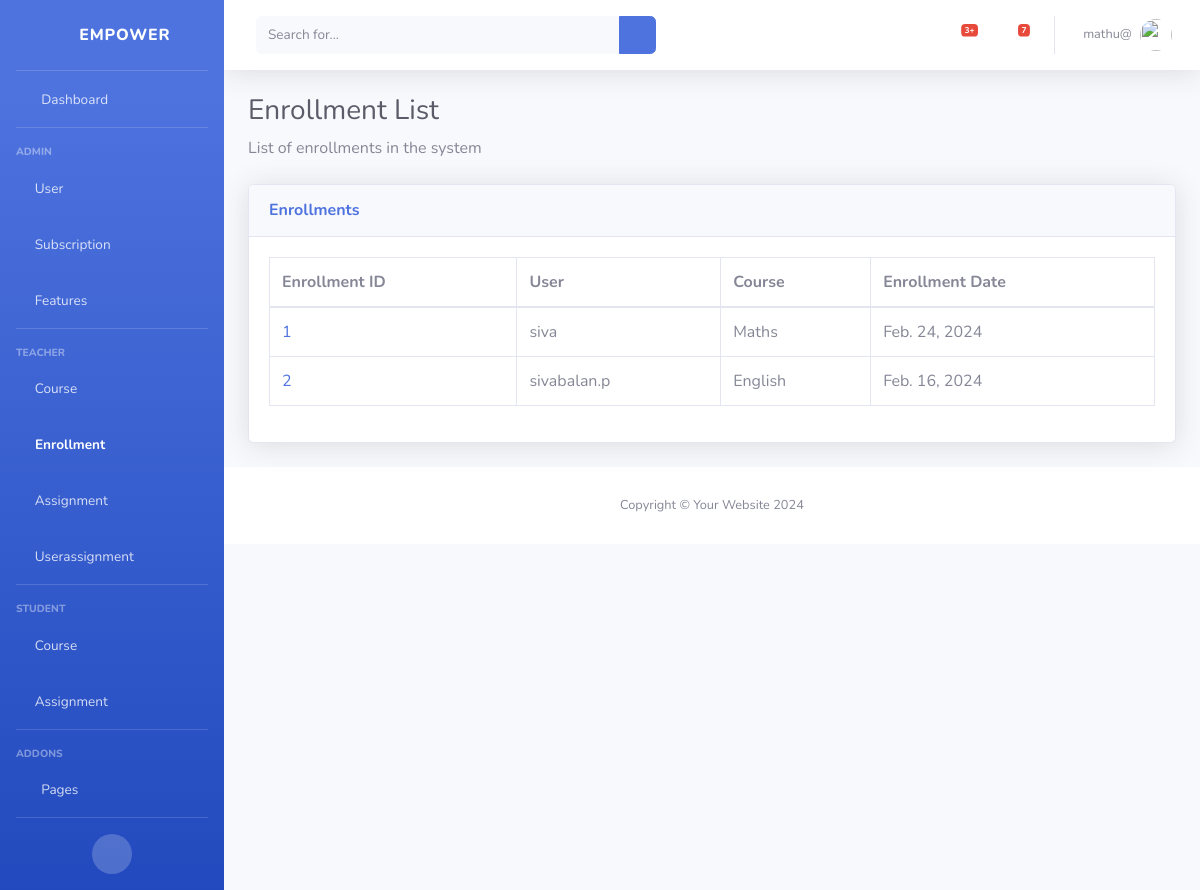
Page /enrollments/ (signed in) on the committed database.
### classRoom/models.py (models this page shows)
class Enrollment(models.Model):
    id = models.AutoField(primary_key=True)
    user = models.ForeignKey(User, on_delete=models.CASCADE)
    course = models.ForeignKey(Course, on_delete=models.CASCADE)
    enrollment_date = models.DateField()

class User(models.Model):
    TEACHER = 'teacher'
    STUDENT = 'student'
    ROLE_CHOICES = [
        (TEACHER, 'Teacher'),
        (STUDENT, 'Student'),
    ]
    user = models.OneToOneField(AuthUser, on_delete=models.CASCADE)
    role = models.CharField(max_length=50, choices=ROLE_CHOICES)

class Course(models.Model):
    id = models.AutoField(primary_key=True)
    course_name = models.CharField(max_length=100)
    course_description = models.TextField()

### classRoom/views.py (the view)
# urls.py: path('enrollments/',view_enrollments,name="view_enrollments"),
@login_required
@user_role_required('teacher')
def view_enrollments(request):
    enrollments = Enrollment.objects.all()
    return render(request, "enrollments/view_enrollments.html", {'enrollments': enrollments})

### classRoom/views.py (called while the page is built)
def user_role_required(role):
    def decorator(view_func):
        @wraps(view_func)
        def _wrapped_view(request, *args, **kwargs):
            if request.user.is_authenticated and hasattr(request.user, 'user') and request.user.user.role != role:
                return render(request, 'common/no_permission.html')
            else:
                return view_func(request, *args, **kwargs)
        return _wrapped_view
    return decorator

### classRoom/templates/enrollments/view_enrollments.html
{% extends 'base.html' %}
{% block content %}
<h1 class="h3 mb-2 text-gray-800">Enrollment List</h1>
<p class="mb-4">List of enrollments in the system</p>
<div class="card shadow mb-4">
    <div class="card-header py-3">
        <h6 class="m-0 font-weight-bold text-primary">Enrollments</h6>
    </div>
    <div class="card-body">
        <div class="table-responsive">
            <table class="table table-bordered" id="dataTable" width="100%" cellspacing="0">
                <thead>
                    <tr>
                        <th>Enrollment ID</th>
                        <th>User</th>
                        <th>Course</th>
                        <th>Enrollment Date</th>
                    </tr>
                </thead>
                <tbody>
                    {% for enrollment in enrollments %}
                        <tr>
                            <td><a href="/enrollment/{{ enrollment.id }}/">{{ enrollment.id }}</a></td>
                            <td>{{ enrollment.user.user.username }}</td>
                            <td>{{ enrollment.course.course_name }}</td>
                            <td>{{ enrollment.enrollment_date }}</td>
                        </tr>
                    {% endfor %}
                </tbody>
            </table>
        </div>
    </div>
</div>
{% endblock %}

### classRoom/templates/base.html (shortened to what this page needs)
{% load static %}
<!DOCTYPE html>
<html lang="en">
<head>
    <link rel="stylesheet" href="{% static 'vendor/fontawesome-free/css/all.min.css' %}" type="text/css">
    <link rel="stylesheet" href="{% static 'css/sb-admin-2.min.css' %}">
</head>
<body id="page-top">
    <div id="wrapper">
        <ul class="navbar-nav bg-gradient-primary sidebar sidebar-dark accordion" id="accordionSidebar">
            <a class="sidebar-brand d-flex align-items-center justify-content-center" href="{% url 'index' %}">
                <div class="sidebar-brand-icon rotate-n-15">
                    <i class="fas fa-chess-knight"></i>
                </div>
                <div class="sidebar-brand-text mx-3">Empower</div>
            </a>
            <hr class="sidebar-divider my-0">
            <li class="nav-item">
                <a class="nav-link" href="{% url 'index' %}">
                    <i class="fas fa-fw fa-tachometer-alt"></i>
                    <span>Dashboard</span></a>
            </li>
            <hr class="sidebar-divider">
            <div class="sidebar-heading">
                Admin
            </div>
            <li class="nav-item">
                <a class="nav-link" href="{% url 'view_users' %}" >
                    <i class="fas fa-user-shield"></i>
                    <span>User</span>
                </a>
            </li>
            <li class="nav-item">
                <a class="nav-link" href="{% url 'view_subscriptions' %}" >
                    <i class="fas fa-user-shield"></i>
                    <span>Subscription</span>
                </a>
            </li>
            <li class="nav-item">
                <a class="nav-link" href="{% url 'view_features' %}" >
                    <i class="fas fa-user-shield"></i>
                    <span>Features</span>
                </a>
            </li>
            <hr class="sidebar-divider">
            <div class="sidebar-heading">
                Teacher
            </div>
            <li class="nav-item">
                <a class="nav-link" href="{% url 'view_courses' %}" >
                    <i class="fas fa-chalkboard-teacher"></i>
                    <span>Course</span>
                </a>
            </li>
            <li class="nav-item">
                <a class="nav-link" href="{% url 'view_enrollments' %}" >
                    <i class="fas fa-chalkboard-teacher"></i>
                    <span>Enrollment</span>
                </a>
            </li>
            <li class="nav-item">
                <a class="nav-link" href="{% url 'view_assignments' %}" >
                    <i class="fas fa-chalkboard-teacher"></i>
                    <span>Assignment</span>
                </a>
            </li>
            <li class="nav-item">
                <a class="nav-link" href="{% url 'view_userassignments' %}" >
                    <i class="fas fa-chalkboard-teacher"></i>
                    <span>Userassignment</span>
                </a>
            </li>
            <hr class="sidebar-divider">
            <div class="sidebar-heading">
                Student
            </div>
            <li class="nav-item">
                <a class="nav-link" href="{% url 'view_courses' %}" >
                    <i class="fas fa-user-graduate"></i>
                    <span>Course</span>
                </a>
                <a class="nav-link" href="{% url 'view_assignments' %}" >
                    <i class="fas fa-user-graduate"></i>
                    <span>Assignment</span>
                </a>
            </li>
            <hr class="sidebar-divider">
            <div class="sidebar-heading">
                Addons
            </div>
            <li class="nav-item">
                <a class="nav-link collapsed" href="#" data-toggle="collapse" data-target="#collapsePages"
                    aria-expanded="true" aria-controls="collapsePages">
                    <i class="fas fa-fw fa-folder"></i>
                    <span>Pages</span>
                </a>
            </li>
            <hr class="sidebar-divider d-none d-md-block">
            <div class="text-center d-none d-md-inline">
                <button class="rounded-circle border-0" id="sidebarToggle"></button>
            </div>
        </ul>
        <div id="content-wrapper" class="d-flex flex-column">
            <nav class="navbar navbar-expand navbar-light bg-white topbar mb-4 static-top shadow">
                <form
                    class="d-none d-sm-inline-block form-inline mr-auto ml-md-3 my-2 my-md-0 mw-100 navbar-search">
                    <div class="input-group">
                        <input type="text" class="form-control bg-light border-0 small" placeholder="Search for..."
                            aria-label="Search" aria-describedby="basic-addon2">
                        <div class="input-group-append">
                            <button class="btn btn-primary" type="button">
                                <i class="fas fa-search fa-sm"></i>
                            </button>
                        </div>
                    </div>
                </form>
                <ul class="navbar-nav ml-auto">
                    <li class="nav-item dropdown no-arrow mx-1">
                        <a class="nav-link dropdown-toggle" href="#" id="alertsDropdown" role="button"
                            data-toggle="dropdown" aria-haspopup="true" aria-expanded="false">
                            <i class="fas fa-bell fa-fw"></i>
                            <span class="badge badge-danger badge-counter">3+</span>
                        </a>
                    </li>
                    <li class="nav-item dropdown no-arrow mx-1">
                        <a class="nav-link dropdown-toggle" href="#" id="messagesDropdown" role="button"
                            data-toggle="dropdown" aria-haspopup="true" aria-expanded="false">
                            <i class="fas fa-envelope fa-fw"></i>
                            <span class="badge badge-danger badge-counter">7</span>
                        </a>
                    </li>
                    <li class="nav-item dropdown no-arrow">
                        <a class="nav-link dropdown-toggle" href="#" id="userDropdown" role="button"
                            data-toggle="dropdown" aria-haspopup="true" aria-expanded="false">
                            {% if user.is_authenticated %}
                                <span class="mr-2 d-none d-lg-inline text-gray-600 small">{{ user.username }}</span>
                            {% endif %}
                            <img class="img-profile rounded-circle" src="{% static 'img/undraw_profile.svg' %}">
                        </a>
                    </li>
                </ul>
            </nav>
            <div class="container-fluid">
                {% block content %}
                {% endblock %}
            </div>
            <footer class="sticky-footer bg-white">
                <div class="container my-auto">
                    <div class="copyright text-center my-auto">
                        <span>Copyright &copy; Your Website 2024</span>
                    </div>
                </div>
            </footer>
        </div>
    </div>
</body>
</html>

### rows in the picture
Enrollment: id "1", user.user.username "siva", course.course_name "Maths", enrollment_date "Feb. 24, 2024"
Enrollment: id "2", user.user.username "sivabalan.p", course.course_name "English", enrollment_date "Feb. 16, 2024"

### other values in the picture
{{ user.username }} "mathu@"
